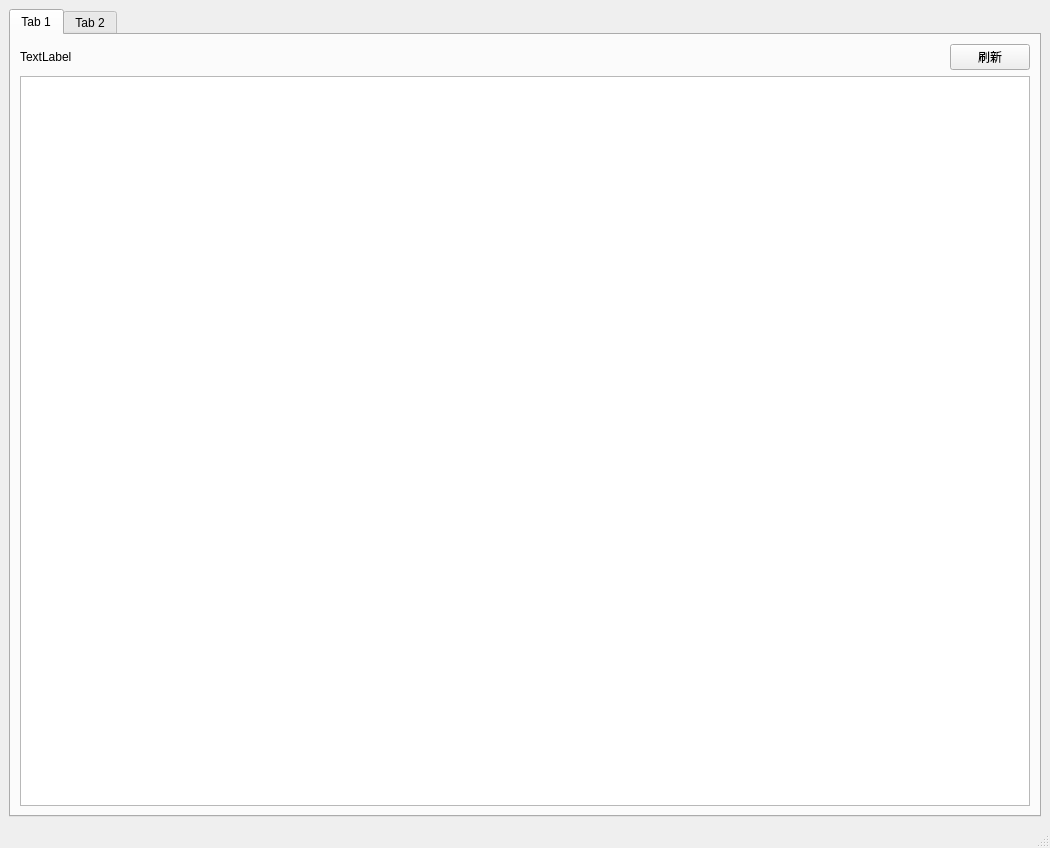
<?xml version="1.0" encoding="UTF-8"?>
<ui version="4.0">
 <class>MainWindow</class>
 <widget class="QMainWindow" name="MainWindow">
  <property name="geometry">
   <rect>
    <x>0</x>
    <y>0</y>
    <width>1050</width>
    <height>848</height>
   </rect>
  </property>
  <property name="windowTitle">
   <string>MainWindow</string>
  </property>
  <widget class="QWidget" name="centralwidget">
   <layout class="QGridLayout" name="gridLayout">
    <item row="0" column="0">
     <widget class="QTabWidget" name="tabWidget">
      <property name="currentIndex">
       <number>0</number>
      </property>
      <widget class="QWidget" name="tab">
       <attribute name="title">
        <string>Tab 1</string>
       </attribute>
       <layout class="QGridLayout" name="gridLayout_2">
        <item row="0" column="0">
         <widget class="QLabel" name="label">
          <property name="text">
           <string>TextLabel</string>
          </property>
         </widget>
        </item>
        <item row="0" column="1">
         <widget class="QPushButton" name="pushButton">
          <property name="sizePolicy">
           <sizepolicy hsizetype="Fixed" vsizetype="Fixed">
            <horstretch>0</horstretch>
            <verstretch>0</verstretch>
           </sizepolicy>
          </property>
          <property name="text">
           <string>刷新</string>
          </property>
         </widget>
        </item>
        <item row="1" column="0" colspan="2">
         <widget class="QTableView" name="tableView"/>
        </item>
       </layout>
      </widget>
      <widget class="QWidget" name="tab_2">
       <attribute name="title">
        <string>Tab 2</string>
       </attribute>
       <layout class="QVBoxLayout" name="verticalLayout_2">
        <item>
         <widget class="QScrollArea" name="scrollArea">
          <property name="widgetResizable">
           <bool>true</bool>
          </property>
          <widget class="QWidget" name="scrollAreaWidgetContents">
           <property name="geometry">
            <rect>
             <x>0</x>
             <y>0</y>
             <width>1078</width>
             <height>760</height>
            </rect>
           </property>
          </widget>
         </widget>
        </item>
       </layout>
      </widget>
     </widget>
    </item>
   </layout>
  </widget>
  <widget class="QMenuBar" name="menubar">
   <property name="geometry">
    <rect>
     <x>0</x>
     <y>0</y>
     <width>1050</width>
     <height>17</height>
    </rect>
   </property>
  </widget>
  <widget class="QStatusBar" name="statusbar"/>
 </widget>
 <resources/>
 <connections/>
</ui>
